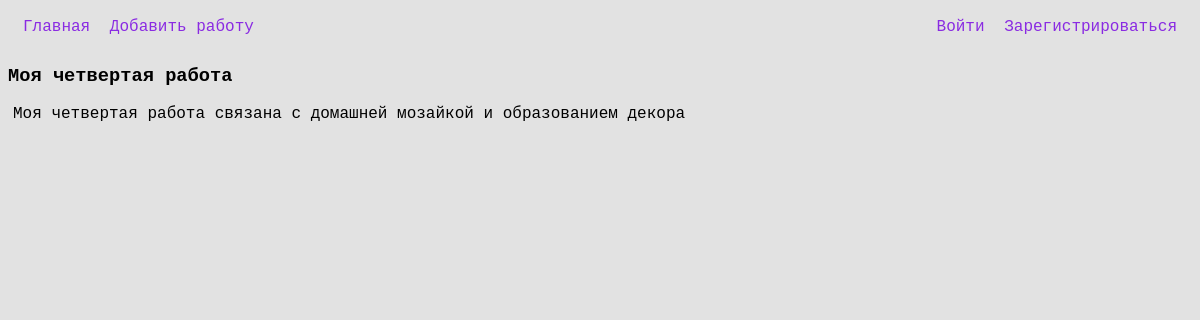
Page /works/8 on the committed database.
### tables this page shows
CREATE TABLE works (id INTEGER PRIMARY KEY AUTOINCREMENT NOT NULL, title TEXT, "desc" VARCHAR (150));

### main.py (the view)
@app.route('/works/<int:id_work>')
def show_work(id_work):
    title = f'Работа № {id_work}'
    name, desc = accdb.getWork(id_work)
    if name == None:
        abort(404)
    return rt('show_work.html', title=title, name=name, desc=desc)

### dbase.py (called while the page is built)
    def getWork(self, id):
        self.__cur.execute(f'SELECT title, desc FROM works where id = {id}')
        res = self.__cur.fetchone()
        if res:
            return res
        elif not res:
            return None

### main.py (called while the page is built)
def conndb():
    conn = sql.connect(app.config['DATABASE'])
    conn.row_factory = sql.Row
    return conn

def get_db():
    if not hasattr(g, 'link_db'):
        g.link_db = conndb()
    return g.link_db

@app.before_request
def conn_before():
    global accdb
    db = get_db()
    accdb = FDB(db)

@app.teardown_appcontext
def set_close_db(error):
    if hasattr (g, 'link_db'):
        g.link_db.close()

### templates/show_work.html
{% extends 'base.html' %}
{% block detail %}
<div class="workview">
<h3>{{ name }}</h3>
<p>{{ desc }}</p>
</div>
{% endblock %}

### static/firstapp/style.css (style rules this page uses)
body { background-color: rgb(226, 226, 226); font-family: 'Courier New', Courier, monospace; padding-right: 20px; }
.card-work h3, p, a { margin: 5px }

### rows in the picture
works: title "Моя четвертая работа", desc "Моя четвертая работа связана с домашней мозайкой и образованием декора"
